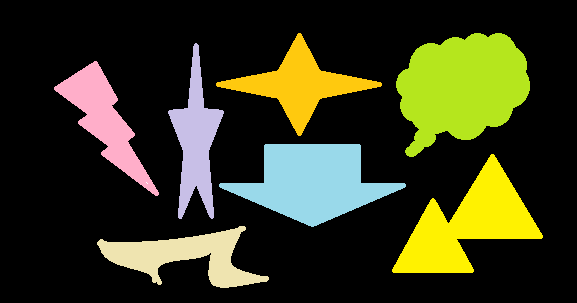
#> input picture CV04/drawing5.png, 577 x 303 px, found by its file name
$ python Rects_Circle.py
#> lines starting #> are read from the running program, lines starting #| are printed output that depends on the picture; after the words box and inside, x2 and y2 are one past the last pixel; in counts of white or black regions, pixels touching at a corner belong together; long printed decimals are rounded
"""
개요:
  윤곽선을 추출하여 객체를 둘러싼 4각형, 원, 기울어진 4각형으로 근사화한 도형으로 만들어 도시한다.

수행과정:
  단계 0 : 입력 영상을 읽어들인다.
  	  실험 영상은 이진화가 용이한 것을 선택하는 것이 분석에 도움이 된다.

  단계 1 : 입력 영상의 이진화 작업.
	  편의상 OTSU 등의 이진화 알고리즘을 활용한다. 임계값을 이용한 이진화가 용이한 영상에 적용.

  단계 2 : 객체의 외곽 윤곽선을 찾는다.

  단계 3 : 영상에 윤곽선을 도형으로 근사화하여 그린다.
  	 다음 3개의 방법으로 근사화한다.

	  1) boundingRect()로 근사화 => rectangle() 함수로 그린다.
	  2) minEnclosingCircle() 로 단순화 => circle() 함수로 그린다.
      3) minAreaRect()로 단순화 =>
		boxPoints() 함수로 4개의 점으로 변환
		=> contour 형태의 데이터로 만들어
		=> drawContours 함수로 그린다.


"""

import cv2
import cv2 as cv
import numpy as np


Path = '../../data/'

#Name = 'hammer.jpg'              # 이 영상은 지나치게 커서 img = cv2.pyrDown(img) 줄일 필요가 있다.
Name = 'CONTOUR_TEST_ORG.jpg'       # 바깥 테두리가 검은 색
#Name = 'bullseye.jpg'
#Name = 'rects.png'
Name = 'shapes_r.png'
#Name = 'circles.jpg'
#Name = '10.jpg'
Name = 'drawing1.png'
#Name = 'drawing2.png'
#Name = 'drawing3.png'
#Name = 'drawing4.png'
Name = 'drawing5.png'
#Name = 'drawing6.png'
#Name = 'drawing7.png'
#Name = 'BnW.png'                  # Path = '../data/'
#Name = 'lightening.png'
#Name = 'lightening2.png'


#=======================================================================================================
# 단계 0 : 입력 영상을 읽어들인다.
# 실험 영상은 이진화가 용이한 것을 선택하는 것이 분석에 도움이 된다.
#=======================================================================================================
FullName = Path + Name
img = cv.imread(FullName)   # 편의상 모노 영상도 3채널로 읽은 것으로 가정한다.
#> img is the input picture: shape (303, 577, 3); mean B, G, R 28.5, 56.3, 54.8
assert img is not None, "Failed to load image file:"
gray=cv.cvtColor(img, cv.COLOR_BGR2GRAY)
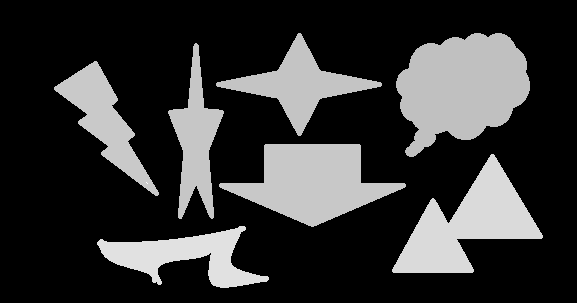
#> gray: shape (303, 577); min 0, max 255, mean 52.6
cv2.imshow("input:"+str(Name), img)
cv2.imshow("gray", gray)
cv2.waitKey()
#=======================================================================================================
# 단계 1 : 입력 영상의 이진화 작업.
# 편의상 OTSU 등의 이진화 알고리즘을 활용한다. 임계값을 이용한 이진화가 용이한 영상에 적용.
#=======================================================================================================

otsu_thr, imgBin = cv2.threshold(gray,  # otsu_thr = 연산된 임계치. , otsu_mask = 바이너리 영상
                                    -1,     # 원래 임계값을 지정하는 것인데  오츠는 자동 연산하기 때문에 활용되지 않는다.
                                    255,    # 임계값 보다 클 경우 배정될 값. 나머지는 0이된다.
                                    cv2.THRESH_BINARY | cv2.THRESH_OTSU)
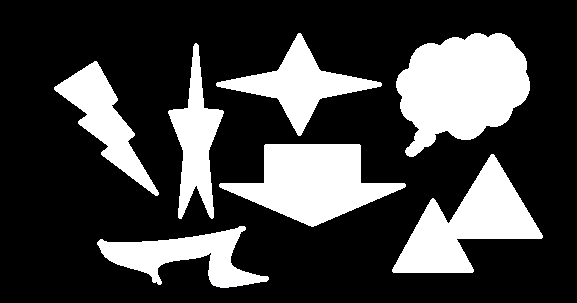
#> imgBin: shape (303, 577); 25.9% white; 7 white regions
#> otsu_thr = 0

cv2.imshow("imgBin by thresholding", imgBin)
cv2.waitKey()

#=======================================================================================================
# 단계 2 : 객체의 외곽 윤곽선을 찾는다.
# image, contours, hierarchy=findContours(image, mode, method[, contours[, hierarchy[, offset]]])
#=======================================================================================================
contours, hier = cv2.findContours(imgBin, cv2.RETR_EXTERNAL, cv2.CHAIN_APPROX_SIMPLE)
#> contours = 7 contours; box (x1, y1, x2, y2) and area: (396, 33, 530, 157) 11014, (219, 144, 406, 227) 8087, (392, 154, 543, 273) 7553, (216, 33, 382, 136) 4706, (97, 226, 269, 288) 4367, (54, 61, 159, 196) 4204, (168, 43, 224, 219) 3892
print('\nNumber of total contours = ', len(contours) )
#| Number of total contours =  7

#=======================================================================================================
# 단계 3 : 영상에 윤곽선을 도형으로 근사화하여 그린다.
# 3개의 방법으로 근사화한다.
#=======================================================================================================
# 윤곽선을 그릴 base 영상을 선택한다.
base = cv2.cvtColor(gray, cv2.COLOR_GRAY2BGR)      # 윤곽선을 칼라로 그리기 위해 3채널로 확장한다.
#base = img


# 있는 그대로 그린다: drawContours로 그린다.
#img2 = base.copy()
cv2.drawContours(base, contours, -1, (0, 255, 255), 2)    # -1=모든 윤곽선 다 그린다.
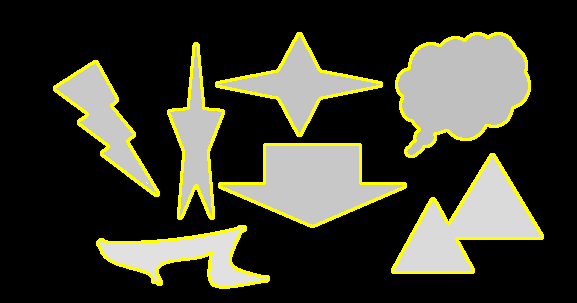
#> base: shape (303, 577, 3); mean B, G, R 44.6, 60.4, 60.4
cv2.imshow('drawContours', base); cv2.waitKey()


# 1) boundingRect()로 근사화 => rectangle() 함수로 그린다.
print('\n1) boundingRect()')
print("객체별로 4개의 점을 반환하는데 x, y, width, height로 해석한다.")
img2 = base.copy()
i = 0
for c in contours:
  # 윤곽선 c를 둘러싼 4각형의 좌측 상단 좌표(x, y)와 폭(w), 높이(h)를 반환한다.
  ret = cv2.boundingRect(c)
  print(f'{i}: ret=', ret)
  x, y, w, h = ret
  cv2.rectangle(img2, (x,y), (x+w, y+h), (0, 255, 0), 2)
  cv2.putText(img2, str(i), (x+int(w/2), y+int(h/2)),
              cv.FONT_HERSHEY_SIMPLEX, 1, (0, 0, 255), 2)
  i += 1
#> this loop made 7 passes
#> (x, y, w, h) on passes 1 to 7: (97, 226, 172, 62), (392, 154, 151, 119), (219, 144, 187, 83), (54, 61, 105, 135), (168, 43, 56, 176), (396, 33, 134, 124), (216, 33, 166, 103)
#| 0: ret= (97, 226, 172, 62)
#| 1: ret= (392, 154, 151, 119)
#| 2: ret= (219, 144, 187, 83)
#| 3: ret= (54, 61, 105, 135)
#| 4: ret= (168, 43, 56, 176)
#| 5: ret= (396, 33, 134, 124)
#| 6: ret= (216, 33, 166, 103)
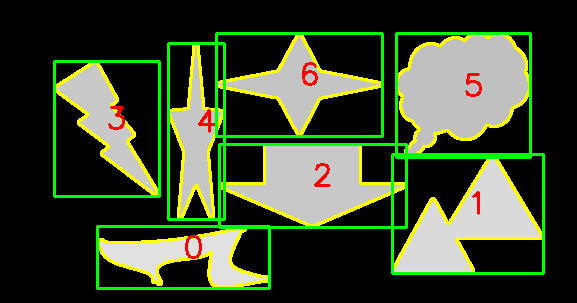
#> img2: shape (303, 577, 3); 6.57% of pixels changed, all inside (x1, y1, x2, y2) = (53, 32, 545, 290)
#> after the loop, i = 7

cv2.imshow("1) boundingRect", img2)
cv2.waitKey()


# 2) minEnclosingCircle() 로 단순화 => circle() 함수로 그린다.
print('\n2) minEnclosingCircle()')
print("2개의 원소를 가진 튜플 반환: ((중심점 x, 중심점 y), 반지름))")
img2 = base.copy()

i = 0
for c in contours:
  # 윤곽선 C를 둘러싸는 원의 중심(x,y)과 반지름을 반환한다.
  ret = cv2.minEnclosingCircle(c)
  print(f'{i}: ret=', ret)
  (x, y), radius = ret
  center = (int(x), int(y))
  radius = int(radius)
  cv2.circle(img2, center, radius, (255, 255, 0), 2)
  cv2.putText(img2, str(i), center, cv.FONT_HERSHEY_SIMPLEX, 1, (0, 0, 255), 2)
  i += 1
#> this loop made 7 passes
#> (ret, x, y, radius, center) on passes 1, 2, 4, 5, 7: (((182.5, 260.5), 87.48), 182.5, 260.5, 87, (182, 260)), (((461.3, 228.7), 81.16), 461.3, 228.7, 81, (461, 228)), (((112.9, 133.9), 75.33), 112.9, 133.9, 75, (112, 133)), (((195.5, 131.3), 88.28), 195.5, 131.3, 88, (195, 131)), (((298.5, 84), 82.51), 298.5, 84, 82, (298, 84))
#> (ret, x, y, radius) on passes 3, 6: (((312, 185), 93.01), 312, 185, 93), (((458, 96), 77.99), 458, 96, 77)
#| 0: ret= ((182.5, 260.5), 87.479)
#| 1: ret= ((461.265, 228.699), 81.161)
#| 2: ret= ((312.0, 185.0), 93.005)
#| 3: ret= ((112.939, 133.906), 75.325)
#| 4: ret= ((195.5, 131.277), 88.279)
#| 5: ret= ((458.0, 96.0), 77.987)
#| 6: ret= ((298.5, 84.0), 82.506)
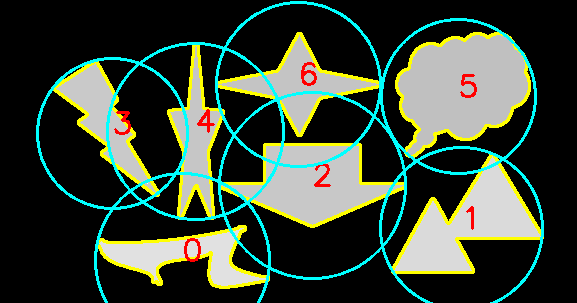
#> img2: shape (303, 577, 3); 6.3% of pixels changed, all inside (x1, y1, x2, y2) = (36, 1, 544, 303)
#> after the loop, i = 7

cv2.imshow("2) minEnclosingCircle", img2)
cv2.waitKey()


# 3) minAreaRect()로 단순화 =>
# boxPoints() 함수로 4개의 점으로 변환
# => contour 형태의 데이터로 만들어
# => drawContours 함수로 그린다.

def pprint_rr(i, ret):   # print rotated rectangle
  (x, y), size, angle = ret
  print(f'\nShape {i}:\ncenter(x,y)=({int(x):d}, {int(y):d})')
  print(f'size(w,h)=({int(w):d}, {int(h):d})')
  print(f'angle={angle:.1f}')

print('\n3) minAreaRect()')
print("무게 중심(x, y), 크기(w, h), 각도 -> 이른바 rotated rectangle 정보를 반환한다.")
img2 = base.copy()

for i, c in enumerate(contours):
  # minAreaRect - calculates and returns the minimum-area bounding rectangle (possibly rotated) for a specified point set.
  # 반환 값 = 무게 중심(x, y), 크기(w, h), 각도 -> 이른바 rotated rectangle 정보
  ret = cv2.minAreaRect(c)
  pprint_rr(i, ret)    # print rotated rectangle
  (x, y), size, angle = ret

  # Calculates the up-right bounding rectangle of a point set or non-zero pixels of gray-scale image.
  # 4각형의 4개의 꼭지점 좌표(x,y)를 ndarray 타입으로 반환한다. 부동소수형
  box = cv2.boxPoints(ret)
  # [6 lines of commented-out code are left out]
  box1 = np.intp(box)   # box의 각 요소 값을 정수로 바꾼다.
  print('box1=', box1)
  #print(type(box))    # <class 'numpy.ndarray'>

  cv2.drawContours(img2, [box1], 0, (0, 0, 255), 2)
  cv2.putText(img2, str(i), (int(x), int(y)), cv.FONT_HERSHEY_SIMPLEX, 1, (0, 0, 255), 2)
#> this loop made 7 passes
#> (x, y, size, angle, box1) on passes 1 to 7: (182.6, 261.3, (167.2, 59.71), -5.34, [[102, 298], [96, 239], [263, 223], [268, 283]]), (454.9, 232.7, (147.3, 97.75), -30.96, [[416, 312], [366, 228], [492, 152], [543, 236]]), (312, 185, (82, 186), -90, [[405, 226], [219, 226], [219, 144], [405, 144]]), (113.9, 135.3, (50.77, 147), -32.74, [[132, 210], [52, 87], [95, 59], [175, 183]]), (195.5, 130.5, (175, 55), -90, [[223, 218], [168, 218], [168, 43], [223, 43]]), (459.9, 87.61, (142, 104.3), -16.61, [[406, 157], [376, 57], [512, 17], [542, 117]]), (298.5, 84, (141.7, 88.55), -31.49, [[261, 158], [214, 83], [335, 9], [382, 84]])
#> (printed output is left out)
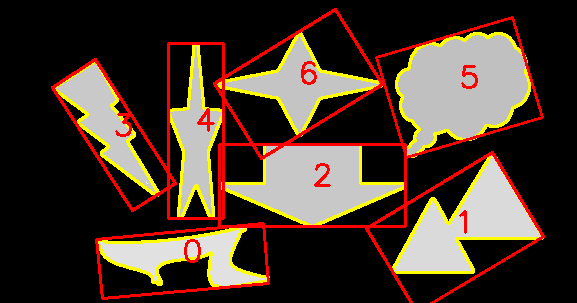
#> img2: shape (303, 577, 3); 6.22% of pixels changed, all inside (x1, y1, x2, y2) = (51, 8, 545, 303)

cv2.imshow("3) minAreaRect", img2)
cv2.waitKey()

cv2.destroyAllWindows()
